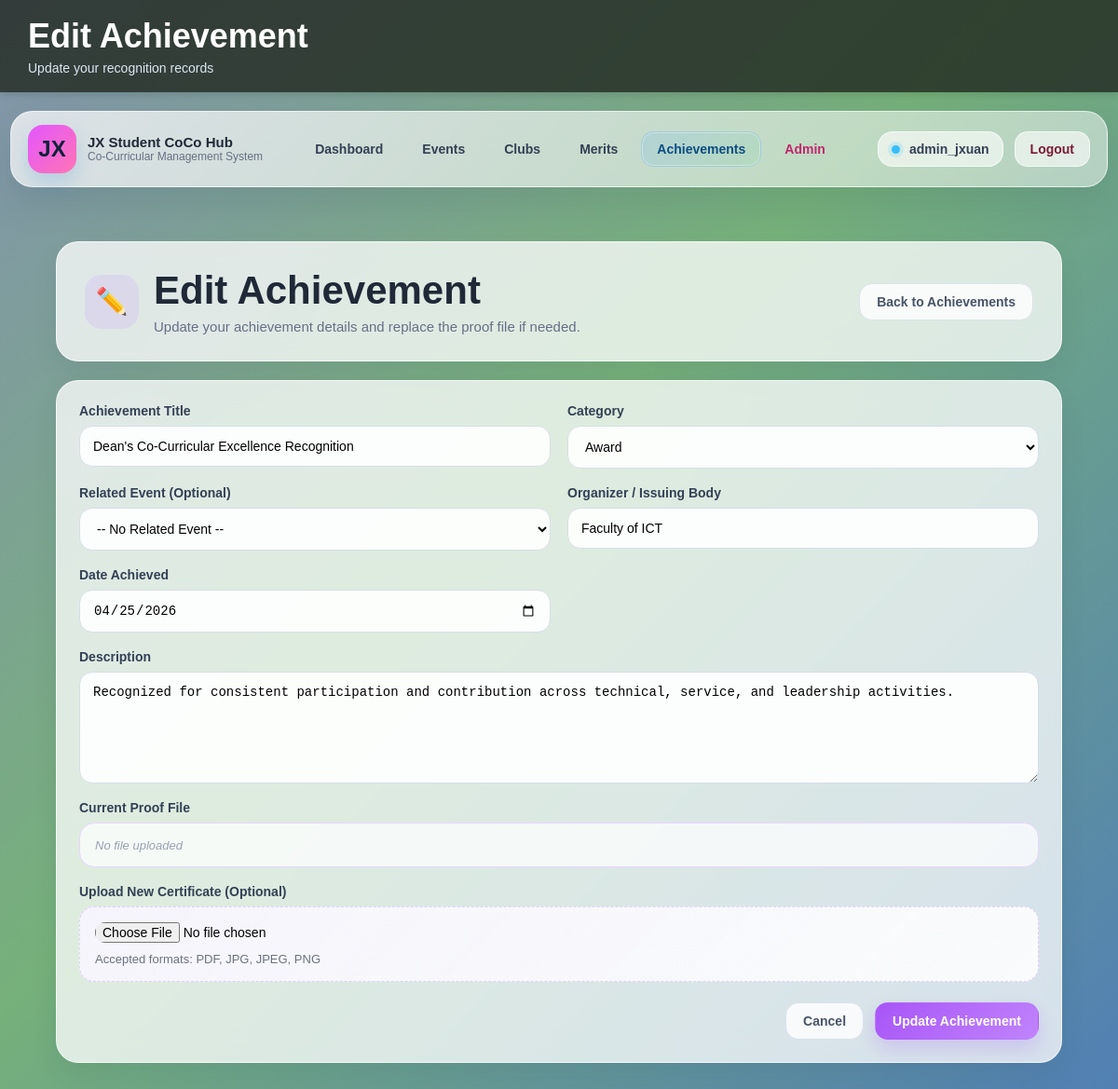
The app's page /achievement/achievement_edit.php?achievement_id=25 (signed in) with its own data.
### tables this page shows
CREATE TABLE `achievements` (
  `achievement_id` int(11) NOT NULL,
  `user_id` int(11) NOT NULL,
  `title` varchar(150) NOT NULL,
  `achievement_type` varchar(100) NOT NULL,
  `organizer` varchar(150) NOT NULL,
  `date_achieved` date NOT NULL,
  `description` text NOT NULL,
  `certificate_file` varchar(255) NOT NULL,
  `created_at` timestamp NOT NULL DEFAULT current_timestamp(),
  `updated_at` timestamp NOT NULL DEFAULT current_timestamp() ON UPDATE current_timestamp(),
  `event_id` int(11) DEFAULT NULL
);

### achievement/achievement_edit.php (the view, shortened to what this page needs)
<?php
include("../db.php");
$user_id = $_SESSION['user_id'];
$achievement_id = mysqli_real_escape_string($con, $_GET['achievement_id']);
$select_query = "SELECT * FROM achievements WHERE achievement_id='$achievement_id' AND user_id='$user_id'";
$select_result = mysqli_query($con, $select_query);
$row = mysqli_fetch_assoc($select_result);
include("../partials/header.php");
include("../partials/navbar.php");
?>
<div class="container module-shell achievement-shell">
    <section class="module-hero module-hero-achievement">
        <div class="module-hero-main">
            <div class="module-hero-icon achievement-accent-soft">✏️</div>
            <div class="module-hero-text-wrap">
                <h2>Edit Achievement</h2>
                <p>Update your achievement details and replace the proof file if needed.</p>
            </div>
        </div>
        <div class="module-hero-actions">
            <a href="achievement_list.php" class="module-btn module-btn-secondary">Back to Achievements</a>
        </div>
    </section>
    <section class="module-form-card">
        <form method="POST" action="" enctype="multipart/form-data" class="module-form-layout">
            <div class="module-form-grid">
                <div class="module-field">
                    <label for="title">Achievement Title</label>
                    <input type="text" id="title" name="title" value="<?php echo htmlspecialchars($row['title']); ?>" required>
                </div>
                <div class="module-field">
                    <label for="achievement_type">Category</label>
                    <select name="achievement_type" id="achievement_type">
                        <option value="Award" <?php if ($row['achievement_type'] == "Award") echo "selected"; ?>>Award</option>
                    </select>
                </div>
                <div class="module-field">
                    <label for="event_id">Related Event (Optional)</label>
                    <select name="event_id" id="event_id">
                        <option value="">-- No Related Event --</option>
                    </select>
                </div>
                <div class="module-field">
                    <label for="organizer">Organizer / Issuing Body</label>
                    <input type="text" id="organizer" name="organizer" value="<?php echo htmlspecialchars($row['organizer']); ?>" required>
                </div>
                <div class="module-field">
                    <label for="date_achieved">Date Achieved</label>
                    <input type="date" id="date_achieved" name="date_achieved" value="<?php echo htmlspecialchars($row['date_achieved']); ?>" required>
                </div>
                <div class="module-field module-field-full">
                    <label for="description">Description</label>
                    <textarea id="description" name="description" rows="5"><?php echo htmlspecialchars($row['description']); ?></textarea>
                </div>
                <div class="module-field module-field-full">
                    <label>Current Proof File</label>
                    <div class="achievement-current-proof">
                        <?php if(!empty($row['certificate_file'])) { ?>
                            <a href="uploads/<?php echo $row['certificate_file']; ?>" target="_blank" class="achievement-proof-link">
                                <?php echo htmlspecialchars($row['certificate_file']); ?>
                            </a>
                        <?php } else { ?>
                            <span class="achievement-proof-empty">No file uploaded</span>
                        <?php } ?>
                    </div>
                </div>
                <div class="module-field module-field-full">
                    <label for="certificate_file">Upload New Certificate (Optional)</label>
                    <div class="module-upload-box achievement-upload-box">
                        <input type="file" id="certificate_file" name="certificate_file" accept=".pdf,.jpg,.jpeg,.png">
                        <p class="module-upload-help">Accepted formats: PDF, JPG, JPEG, PNG</p>
                    </div>
                </div>
            </div>
            <div class="module-form-actions">
                <a href="achievement_list.php" class="module-btn module-btn-secondary">Cancel</a>
                <button type="submit" name="submit" class="module-btn module-btn-primary achievement-accent-btn">Update Achievement</button>
            </div>
        </form>
    </section>
</div>
</body>
</html>

### assets/style.css (style rules this page uses)
body { font-family: Arial, sans-serif; background: linear-gradient(135deg, #8394ad 0%, #76b07a 45%, #507eb6 100%); background-attachment: fixed; min-height: 100vh; margin: 0; }
.container { width: 90%; max-width: 1100px; margin: 30px auto; }
h2, h3 { color: #333333; margin-top: 0; }
p { color: #555555; }
label { font-weight: bold; color: #333333; }
input[type="text"], input[type="email"], input[type="password"], input[type="date"], textarea, select { width: 100%; padding: 10px; margin-top: 6px; margin-bottom: 16px; border: 1px solid #cccccc; border-radius: 8px; box-sizing: border-box; font-size: 14px; }
.module-shell { padding-top: 28px; padding-bottom: 36px; }
.module-hero, .module-filter-card, .module-content-card { background: rgba(255,255,255,0.76); border: 1px solid rgba(255,255,255,0.68); box-shadow: 0 14px 28px rgba(23, 45, 70, 0.08); backdrop-filter: blur(14px); border-radius: 24px; }
.module-hero { padding: 28px 30px; margin-bottom: 20px; display: flex; justify-content: space-between; align-items: center; gap: 20px; }
.module-hero-main { display: flex; align-items: center; gap: 16px; }
.module-hero-icon { width: 58px; height: 58px; border-radius: 18px; display: flex; align-items: center; justify-content: center; font-size: 28px; flex-shrink: 0; }
.module-hero-text-wrap h2 { margin: 0 0 6px; font-size: 42px; color: #1f2937; }
.module-hero-text-wrap p { margin: 0; font-size: 15px; color: #667085; }
.module-hero-actions { display: flex; align-items: center; gap: 12px; }
.module-btn { display: inline-flex; align-items: center; justify-content: center; padding: 11px 18px; border-radius: 14px; text-decoration: none; font-size: 14px; font-weight: 700; border: 1px solid transparent; transition: all 0.18s ease; cursor: pointer; }
.module-btn-primary { color: #ffffff; }
.module-btn-secondary { background: rgba(255,255,255,0.82); color: #475467; border-color: #dbe2ea; }
.module-form-card { background: rgba(255,255,255,0.76); border: 1px solid rgba(255,255,255,0.68); box-shadow: 0 14px 28px rgba(23, 45, 70, 0.08); backdrop-filter: blur(14px); border-radius: 24px; padding: 24px; }
.module-form-layout { display: block; }
.module-form-grid { display: grid; grid-template-columns: repeat(2, 1fr); gap: 18px 18px; }
.module-field { display: flex; flex-direction: column; }
.module-field-full { grid-column: 1 / -1; }
.module-field label { margin-bottom: 8px; font-size: 14px; font-weight: 700; color: #334155; }
.module-field input, .module-field select, .module-field textarea { width: 100%; margin: 0; padding: 13px 14px; border: 1px solid #d7dee8; border-radius: 14px; box-sizing: border-box; font-size: 14px; background: rgba(255,255,255,0.92); transition: border-color 0.18s ease, box-shadow 0.18s ease, background 0.18s ease; }
.module-field textarea { resize: vertical; min-height: 120px; }
.module-form-actions { display: flex; justify-content: flex-end; gap: 12px; margin-top: 22px; }
.achievement-accent-soft { background: rgba(192, 132, 252, 0.16); color: #7c3aed; }
.achievement-accent-btn { background: linear-gradient(135deg, #a855f7, #c084fc); box-shadow: 0 10px 20px rgba(168, 85, 247, 0.22); color: #ffffff; }
.achievement-proof-empty { color: #98a2b3; font-style: italic; font-size: 13px; }
.module-upload-box { padding: 16px; border-radius: 16px; border: 1px dashed #d7dee8; background: rgba(255,255,255,0.72); }
.achievement-upload-box { border-color: rgba(168, 85, 247, 0.25); background: linear-gradient(135deg, rgba(248, 245, 255, 0.9), rgba(255, 255, 255, 0.85)); }
.module-upload-box input[type="file"] { margin: 0; padding: 0; border: none; background: transparent; box-shadow: none; }
.module-upload-help { margin: 10px 0 0; font-size: 13px; color: #6b7280; }
.achievement-current-proof { padding: 14px 16px; border-radius: 16px; background: rgba(255,255,255,0.72); border: 1px solid #e9d5ff; }

### records on screen
achievements: title "Dean's Co-Curricular Excellence Recognition", achievement_type "Award", organizer "Faculty of ICT", date_achieved "04/25/2026", description "Recognized for consistent participation and contribution across technical, service, and leadership activities."

### other values on screen
$page_title "Edit Achievement"
$page_subtitle "Update your recognition records"
$_SESSION['user_name'] "admin_jxuan"
